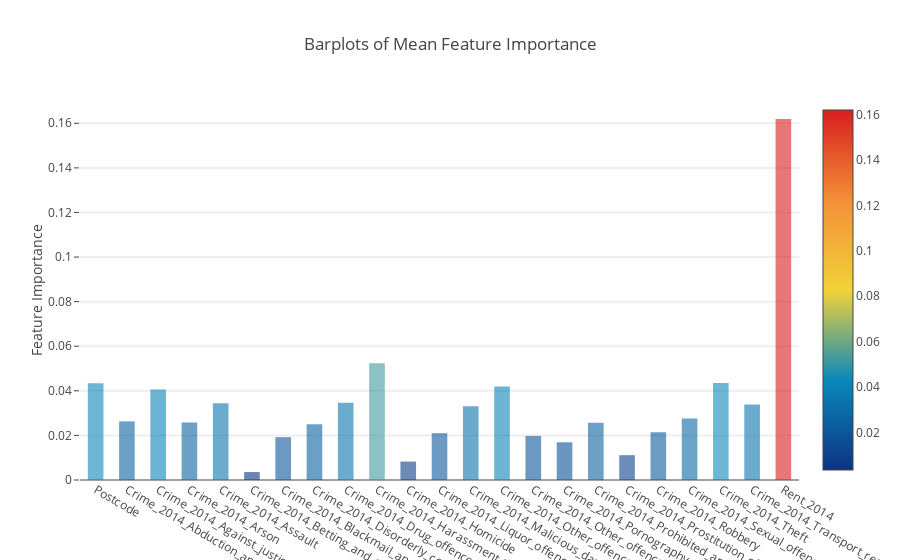

This figure's notebook cell:
### Code cell
y = feature_dataframe['mean'].values
x = feature_dataframe['features'].values
data = [go.Bar(
            x= x,
             y= y,
            width = 0.5,
            marker=dict(
               color = feature_dataframe['mean'].values,
            colorscale='Portland',
            showscale=True,
            reversescale = False
            ),
            opacity=0.6
        )]

layout= go.Layout(
    autosize= True,
    title= 'Barplots of Mean Feature Importance',
    hovermode= 'closest',
#     xaxis= dict(
#         title= 'Pop',
#         ticklen= 5,
#         zeroline= False,
#         gridwidth= 2,
#     ),
    yaxis=dict(
        title= 'Feature Importance',
        ticklen= 5,
        gridwidth= 2
    ),
    showlegend= False
)
fig = go.Figure(data=data, layout=layout)
py.iplot(fig, filename='bar-direct-labels')

### Figure 1 — Plotly figure (JSON) as saved in the notebook; plotly's stock layout.template omitted (floating-point values rounded to 4 significant figures)
{"data": [{"marker": {"color": [0.04336, 0.02629, 0.04062, 0.0258, 0.03446, 0.003575, 0.01921, 0.02498, 0.03465, 0.05241, 0.008273, 0.021, 0.03303, 0.04192, 0.0198, 0.01691, 0.02572, 0.01114, 0.02142, 0.02761, 0.04353, 0.03387, 0.1619], "colorscale": "Portland", "reversescale": false, "showscale": true}, "opacity": 0.6, "type": "bar", "width": 0.5, "x": ["Postcode", "Crime_2014_Abduction_and_kidnapping", "Crime_2014_Against_justice_procedures", "Crime_2014_Arson", "Crime_2014_Assault", "Crime_2014_Betting_and_gaming_offences", "Crime_2014_Blackmail_and_extortion", "Crime_2014_Disorderly_conduct", "Crime_2014_Drug_offences", "Crime_2014_Harassment_threatening_behaviour_and_private_nuisance", "Crime_2014_Homicide", "Crime_2014_Liquor_offences", "Crime_2014_Malicious_damage_to_property", "Crime_2014_Other_offences", "Crime_2014_Other_offences_against_the_person", "Crime_2014_Pornography_offences", "Crime_2014_Prohibited_and_regulated_weapons_offences", "Crime_2014_Prostitution_offences", "Crime_2014_Robbery", "Crime_2014_Sexual_offences", "Crime_2014_Theft", "Crime_2014_Transport_regulatory_offences", "Rent_2014"], "y": [0.04336, 0.02629, 0.04062, 0.0258, 0.03446, 0.003575, 0.01921, 0.02498, 0.03465, 0.05241, 0.008273, 0.021, 0.03303, 0.04192, 0.0198, 0.01691, 0.02572, 0.01114, 0.02142, 0.02761, 0.04353, 0.03387, 0.1619]}], "layout": {"autosize": true, "hovermode": "closest", "showlegend": false, "title": "Barplots of Mean Feature Importance", "yaxis": {"gridwidth": 2, "ticklen": 5, "title": "Feature Importance"}}}
